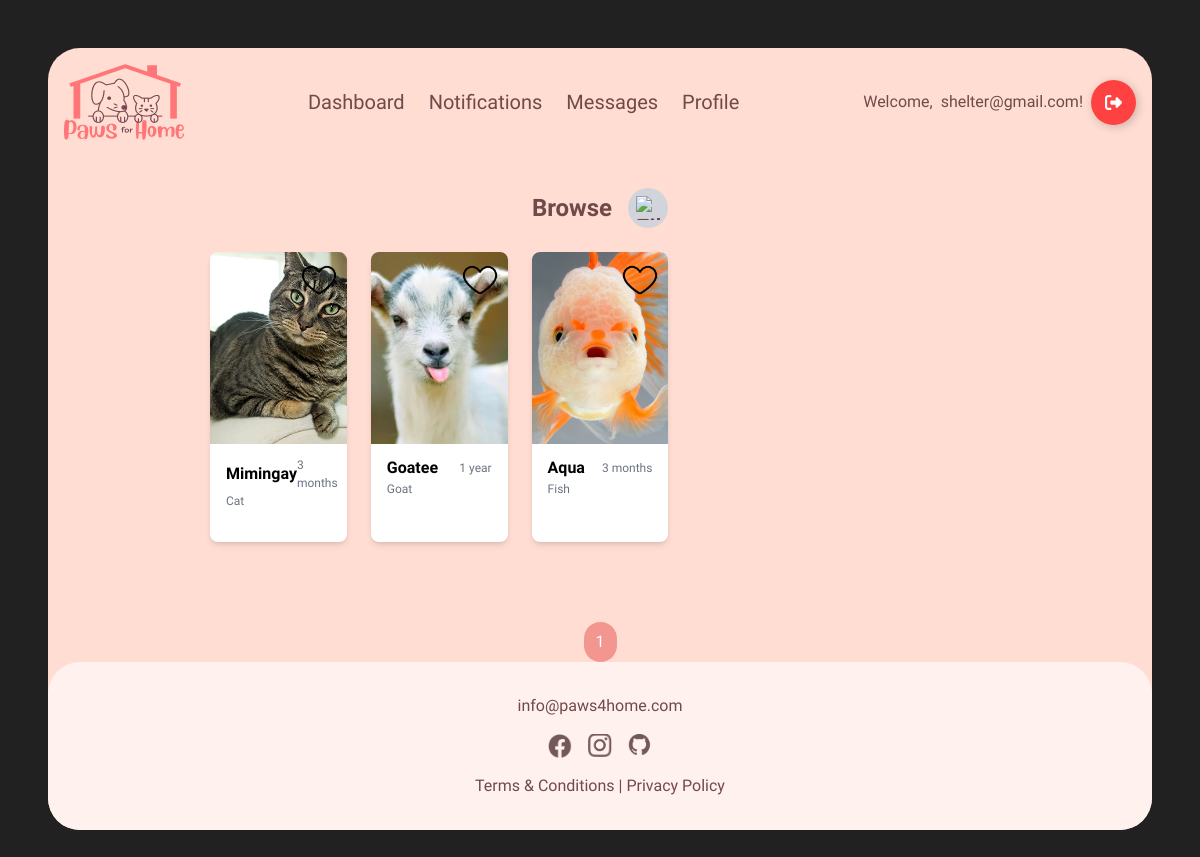
Page /pets/list/ (signed in) on the earlier database version.
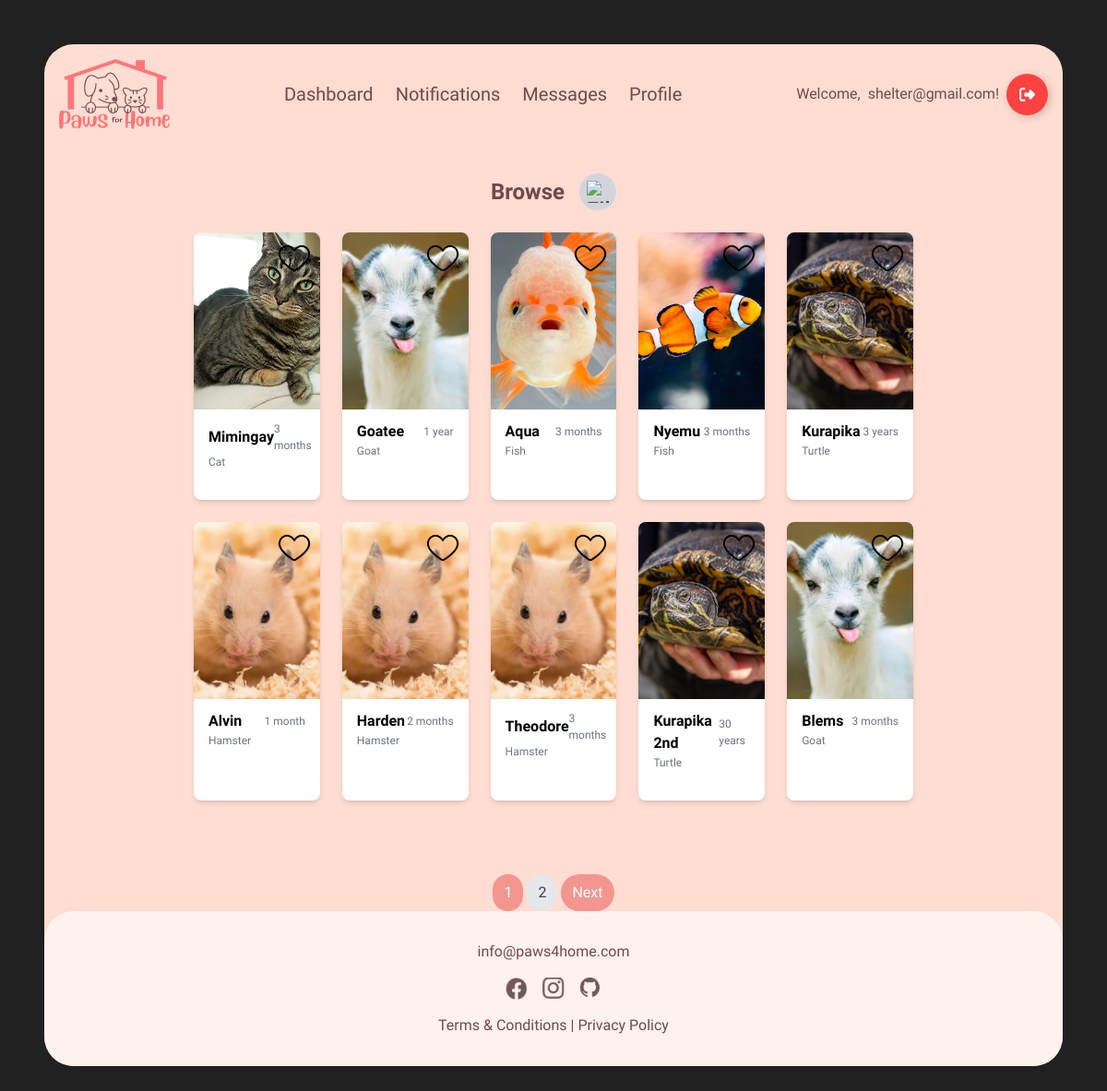
Same page on the later database version.
### pets/models.py (models this page shows, shortened)
class Pet(models.Model):
    STATUS_CHOICES = [
        (1, 'Available'),
        (2, 'Adopted'),
    ]
    TYPE_CHOICES = [
    ('Dog', 'Dog'),
    ('Cat', 'Cat'),
    ('Bird', 'Bird'),
    ('Fish', 'Fish'),
    ('Rabbit', 'Rabbit'),
    ('Hamster', 'Hamster'),
    ('Guinea Pig', 'Guinea Pig'),
    ('Frog', 'Frog'),
    ('Ferret', 'Ferret'),
    ('Chinchilla', 'Chinchilla'),
    ('Hedgehog', 'Hedgehog'),
    ('Mouse', 'Mouse'),
    ('Rat', 'Rat'),
    ('Turtle', 'Turtle'),
    ('Snake', 'Snake'),
    ('Lizard', 'Lizard'),
    ('Parrot', 'Parrot'),
    ('Canary', 'Canary'),
    ('Budgerigar', 'Budgerigar'),
    ('Cockatoo', 'Cockatoo'),
    ('Macaw', 'Macaw'),
    ('Lovebird', 'Lovebird'),
    ('Quail', 'Quail'),
    ('Duck', 'Duck'),
    ('Chicken', 'Chicken'),
    ('Goat', 'Goat'),
    ('Pig', 'Pig'),
    ('Spider', 'Spider'),
    ('Tarantula', 'Tarantula'),
    ('Other', 'Other'),
    ]
    name = models.CharField(max_length=100)
    image = models.ImageField(upload_to='pets/', default='pets/default_pet.jpg')
    type = models.CharField(max_length=100)
    type = models.CharField(choices=TYPE_CHOICES, max_length=20, default='other')
    age_years = models.IntegerField(default=0)
    age_months = models.IntegerField(default=0)
    description = models.TextField()
    location = models.CharField(max_length=300, blank=True, null=True)
    breed = models.CharField(max_length=50, blank=True, null=True)
    adoption_fee = models.IntegerField(default=0)
    status = models.IntegerField(choices=STATUS_CHOICES, default=1)
    created_at = models.DateTimeField(auto_now_add=True)
    owner = models.ForeignKey(settings.AUTH_USER_MODEL, on_delete=models.CASCADE, null=True)
    is_deleted = models.BooleanField(default=False)

### pets/views.py (the view)
# urls.py: path('list/', views.list_pet, name='list_pet'),
@login_required
def list_pet(request):
    pending_requests_pet_ids = AdoptionRequest.objects.filter(account=request.user, status=1).values_list('pet_id', flat=True)
    selected_pet_types = request.GET.getlist('pet_type')  # Use getlist to get multiple values
    age_years = request.GET.get('age_years')
    age_months = request.GET.get('age_months')
    location = request.GET.get('location')
    pets_list = Pet.objects.filter(status=1).exclude(id__in=pending_requests_pet_ids)
    if selected_pet_types:
        pets_list = pets_list.filter(type__in=selected_pet_types)
    if age_years:
        pets_list = pets_list.filter(age_years__gte=age_years)  # Filter pets older than the specified years
    if age_months:
        pets_list = pets_list.filter(age_months__gte=age_months)  # Filter pets older than the specified months
    if location:
        pets_list = pets_list.filter(location__icontains=location)  # Perform case-insensitive search
    paginator = Paginator(pets_list, 10)
    page_number = request.GET.get('page')
    pets = paginator.get_page(page_number)
    favorite_pet_ids = Favorite.objects.filter(user=request.user).values_list('pet_id', flat=True)
    pet_type_choices = Pet.TYPE_CHOICES
    return render(request, 'pets/list_pet.html', {
        'pets': pets,
        'favorite_pet_ids': favorite_pet_ids,
        'selected_pet_types': selected_pet_types,
        'pet_type_choices': pet_type_choices,
        'age_years': age_years,
        'age_months': age_months,
        'location': location,
    })

### pets/templates/pets/list_pet.html (shortened to what the changed rows need)
{% extends "base.html" %}
{% block content %}
{% load static %}
<section class=" mt-8 place-items-center">
    <h2 class="text-2xl font-bold mx-8 mb-6 flex items-center">
        Browse
        <button id="filterButton" class="ml-4 p-2 rounded-full bg-gray-300 hover:bg-gray-400">
            <img src="{% static 'images/filter-icon.png' %}" alt="Filter" class="w-6 h-6">
        </button>
    </h2>
    <div class="place-items-center">
        <div class="grid grid-cols-2 sm:grid-cols-3 lg:grid-cols-5 w-[65vw] gap-6">
            {% for pet in pets %}
            <div class="bg-white rounded-lg shadow-md overflow-hidden cursor-pointer relative"
                data-pet-id="{{ pet.id }}"
                onclick="showPetModal('{{ pet.id }}', '{{ pet.name }}', '{{ pet.created_at }}', '{{ pet.age_years }}', '{{ pet.age_months }}', '{{ pet.type }}', '{{ pet.adoption_fee }}', '{{ pet.description }}', '{{ pet.image.url }}')">
                <img src="{{ pet.image.url }}" alt="{{ pet.name }}" class="w-full h-48 object-cover">
                <div class="px-4 pt-3 pb-8">
                    <div class="flex justify-between items-center">
                        <h3 class="font-bold text-[16px] text-black">{{ pet.name }}</h3>
                        <p class="text-gray-500 text-[12px]">
                            {% if pet.age_years > 0 %}
                                {% if pet.age_years > 1 %}
                                    {{ pet.age_years }} years
                                {% else %}
                                    {{ pet.age_years }} year
                                {% endif %}
                            {% else %}
                                {% if pet.age_months > 1 %}
                                    {{ pet.age_months }} months
                                {% else %}
                                    {{ pet.age_months }} month
                                {% endif %}
                            {% endif %}
                        </p>
                    </div>
                    <span class="text-gray-500 text-[12px] block mt-0">{{ pet.type }}</span>
                </div>
                <a href="javascript:void(0);"
                class="absolute top-2 right-2 z-10 toggle-favorite"
                data-pet-id="{{ pet.id }}"
                onclick="toggleFavorite(event, {{ pet.id }})">
                    {% if pet.id in favorite_pet_ids %}
                        <img src="{% static 'images/liked.png' %}" alt="Liked" class="w-10 h-10 favorite-icon" data-favorited="true">
                    {% else %}
                        <img src="{% static 'images/unliked.png' %}" alt="Not Liked" class="w-10 h-10 favorite-icon" data-favorited="false">
                    {% endif %}
                </a>
            </div>
            {% empty %}
            <p>No pets available.</p>
            {% endfor %}
        </div>
    </div>
    <div class="flex justify-center mt-20">
        <div class="inline-flex items-center space-x-1">
            {% for page_num in pets.paginator.page_range %}
                {% if pets.number == page_num %}
                    <span class="bg-[#F2968F] text-white px-3 py-2 rounded-full">{{ page_num }}</span>
                {% else %}
                    <a href="?page={{ page_num }}" class="bg-gray-200 text-gray-700 px-3 py-2 rounded-full">{{ page_num }}</a>
                {% endif %}
            {% endfor %}
            {% if pets.has_next %}
                <a href="?page={{ pets.next_page_number }}" class="bg-[#F2968F] text-white px-3 py-2 rounded-full">Next</a>
            {% endif %}
        </div>
    </div>
</section>
{% endblock %}

Differences in the rows shown:
added Pet: image (picture), name "Nyemu", age_months "3", type "Fish"
added Pet: image (picture), name "Kurapika", age_years "3", type "Turtle"
added Pet: image (picture), name "Alvin", age_months "1", type "Hamster"
added Pet: image (picture), name "Harden", age_months "2", type "Hamster"
added Pet: image (picture), name "Theodore", age_months "3", type "Hamster"
added Pet: image (picture), name "Kurapika 2nd", age_years "30", type "Turtle"
added Pet: image (picture), name "Blems", age_months "3", type "Goat"
Other differences:
new list line: "2"
text now shown: "Next"
